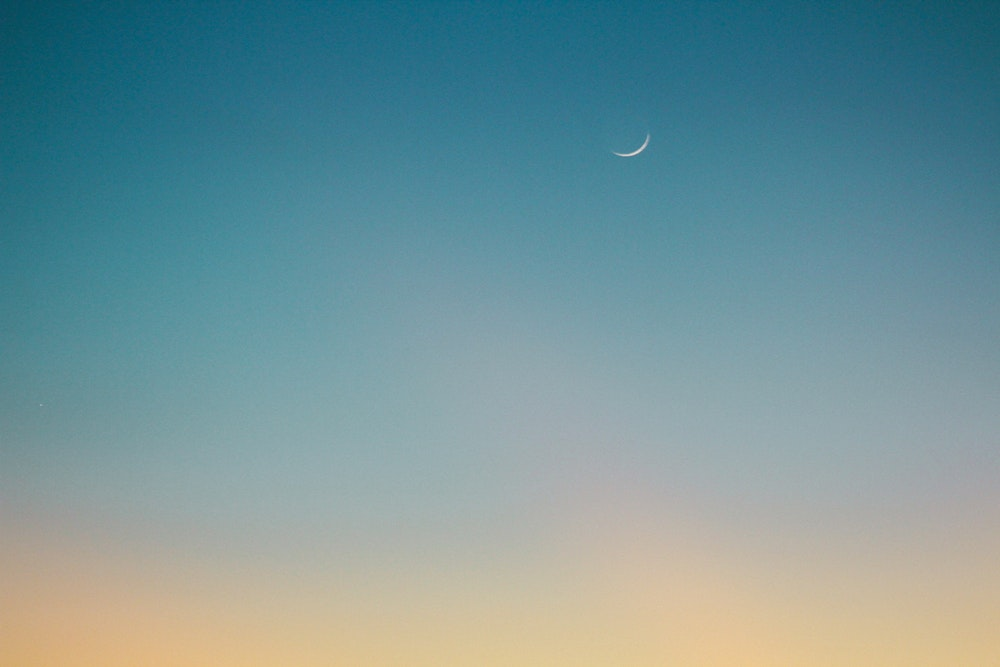
#> input picture ML/Day11_Nov30/Class/gradient.jpg, 1000 x 667 px
$ python q1.py
#> lines starting #> are read from the running program, lines starting #| are printed output that depends on the picture; after the words box and inside, x2 and y2 are one past the last pixel; in counts of white or black regions, pixels touching at a corner belong together

'''
    1 . Write a program to apply various thresholding operations on the image
    gradient.jpg. Apply the same with other similar images and analyze the
    results.
        THRESH_BINARY
        THRESH_BINARY_INV
        THESH_TRUNC
        THRESH_TOZERO
        THRESH_TOZERO_INV

'''

import cv2 as cv
import numpy as np
from matplotlib import pyplot as plt

img = cv.imread('../Day11_Nov30/Class/gradient.jpg')
#> img is the input picture: shape (667, 1000, 3); mean B, G, R 153.1, 148.8, 115.8
img1 = cv.cvtColor(img,cv.COLOR_BGR2GRAY)
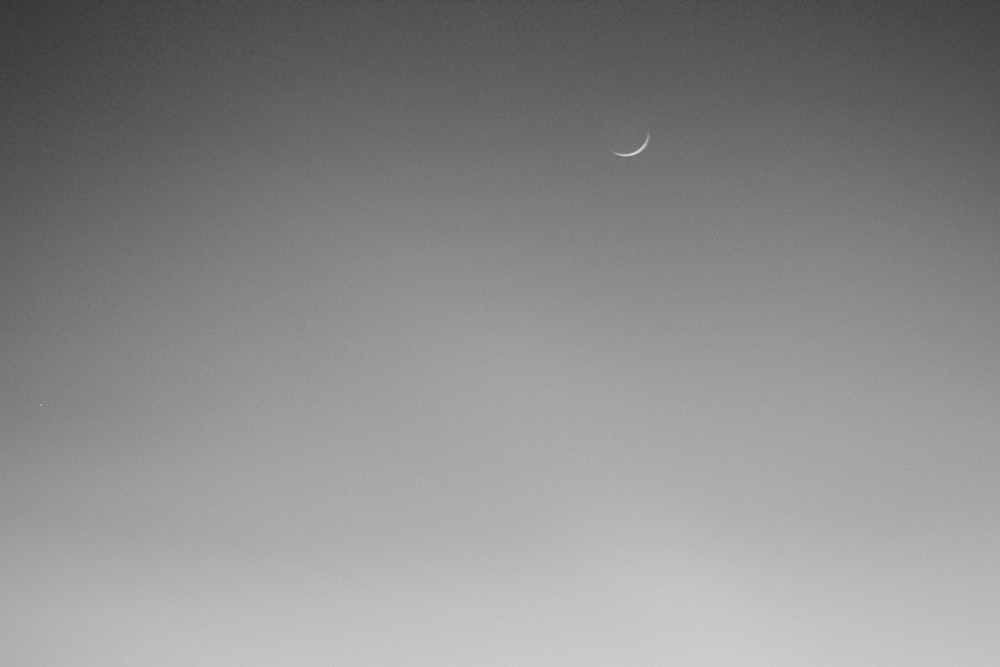
#> img1: shape (667, 1000); min 55, max 221, mean 139.4
ret,thresh1 = cv.threshold(img1,127,255,cv.THRESH_BINARY)
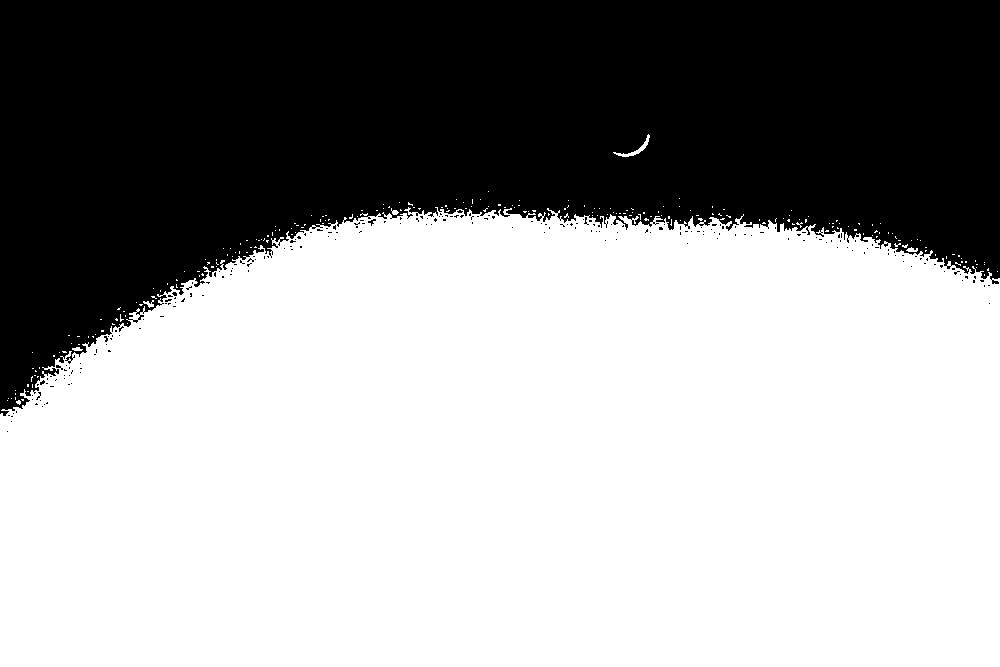
#> thresh1: shape (667, 1000); 62% white; 219 black regions (217 under 20 px), largest, box (x1, y1, x2, y2) and area: (0, 0, 1000, 416) 252643, (368, 219, 376, 226) 23
ret,thresh2 = cv.threshold(img1,127,255,cv.THRESH_BINARY_INV)
ret,thresh3 = cv.threshold(img1,127,255,cv.THRESH_TRUNC)
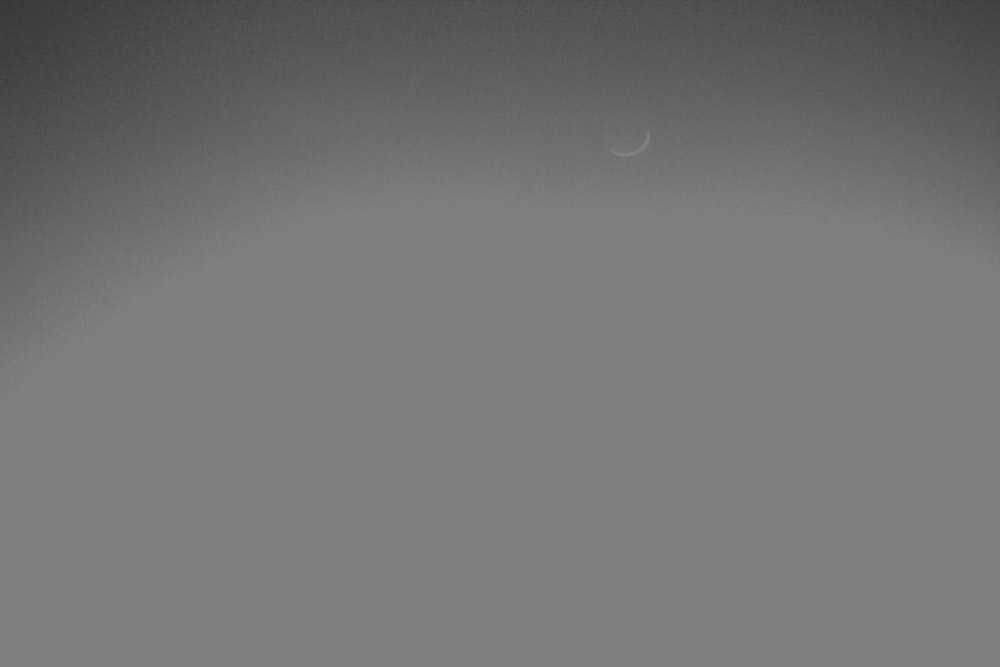
#> thresh3: shape (667, 1000); min 55, max 127, mean 116.4
ret,thresh4 = cv.threshold(img1,127,255,cv.THRESH_TOZERO)
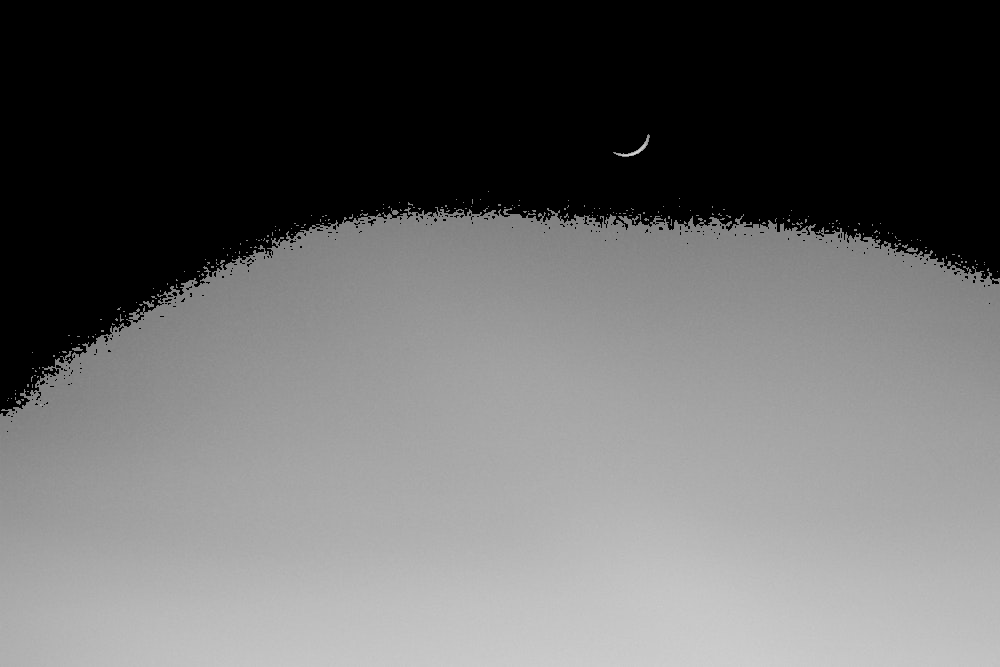
#> thresh4: shape (667, 1000); min 0, max 221, mean 101.7
ret,thresh5 = cv.threshold(img1,127,255,cv.THRESH_TOZERO_INV)
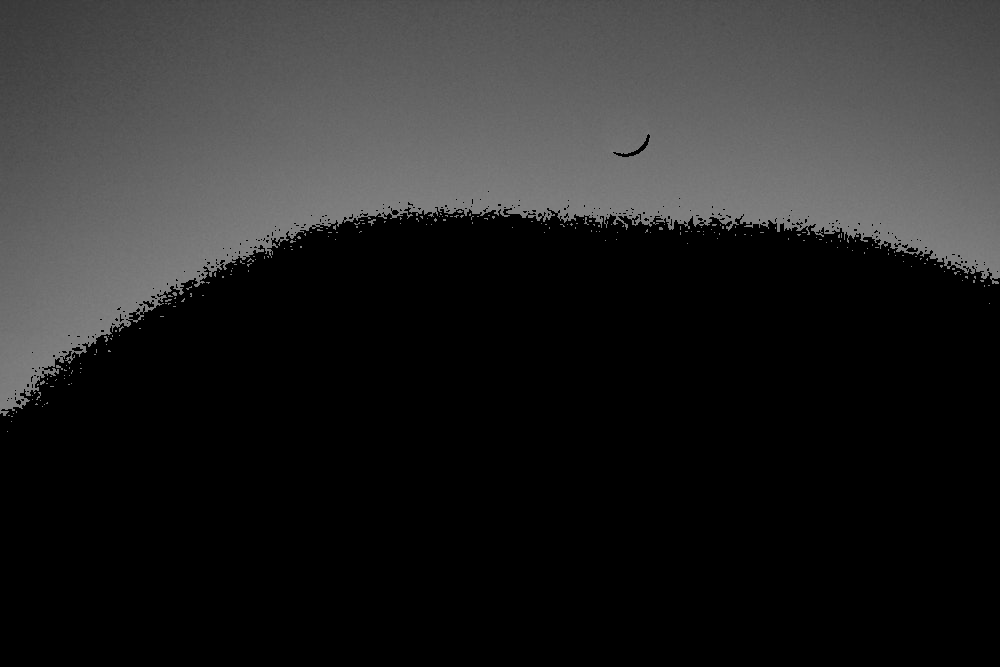
#> thresh5: shape (667, 1000); min 0, max 127, mean 37.7

titles = ['Original Image','BINARY','BINARY_INV','TRUNC','TOZERO','TOZERO_INV']
images = [img, thresh1, thresh2, thresh3, thresh4, thresh5]

for i in range(6):
    plt.subplot(2,3,i+1),plt.imshow(images[i],'gray')
    plt.title(titles[i])
    plt.xticks([]),plt.yticks([])

plt.show()
#> figure, not shown here; B, G, R data is drawn as R, G, B
